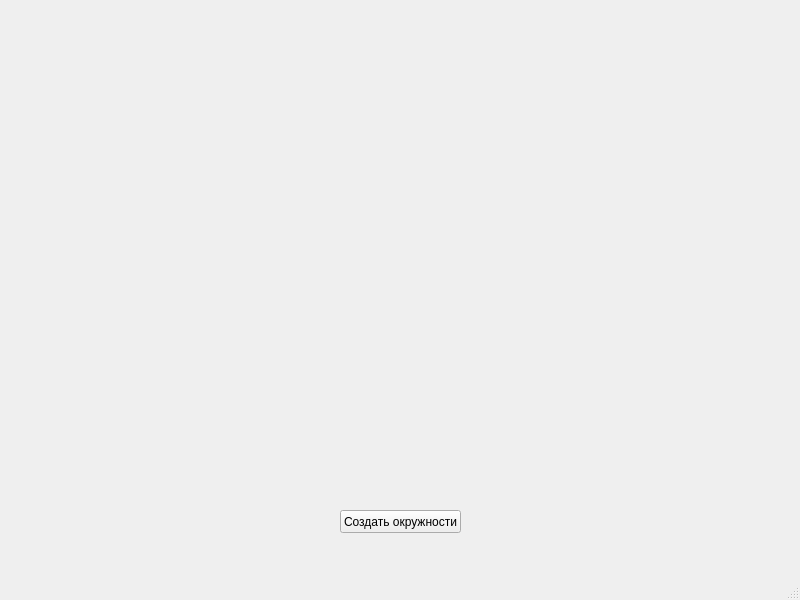
<?xml version="1.0" encoding="UTF-8"?>
<ui version="4.0">
 <class>MainWindow</class>
 <widget class="QMainWindow" name="MainWindow">
  <property name="geometry">
   <rect>
    <x>0</x>
    <y>0</y>
    <width>800</width>
    <height>600</height>
   </rect>
  </property>
  <property name="windowTitle">
   <string>Git и жёлтые окружности</string>
  </property>
  <widget class="QWidget" name="centralwidget">
   <widget class="QPushButton" name="pushButton">
    <property name="geometry">
     <rect>
      <x>340</x>
      <y>510</y>
      <width>121</width>
      <height>23</height>
     </rect>
    </property>
    <property name="text">
     <string>Создать окружности</string>
    </property>
   </widget>
  </widget>
  <widget class="QMenuBar" name="menubar">
   <property name="geometry">
    <rect>
     <x>0</x>
     <y>0</y>
     <width>800</width>
     <height>21</height>
    </rect>
   </property>
  </widget>
  <widget class="QStatusBar" name="statusbar"/>
 </widget>
 <resources/>
 <connections/>
</ui>
